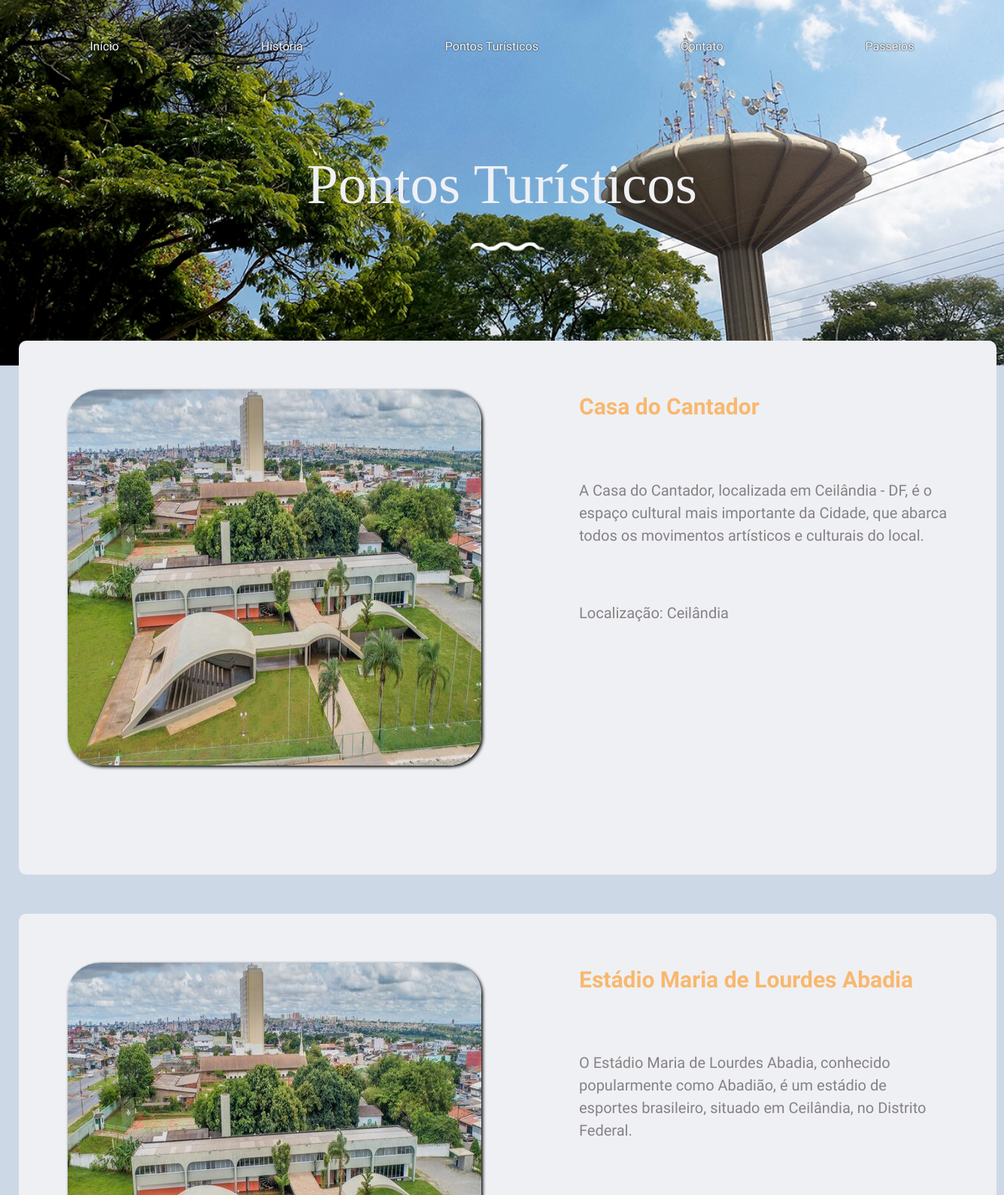
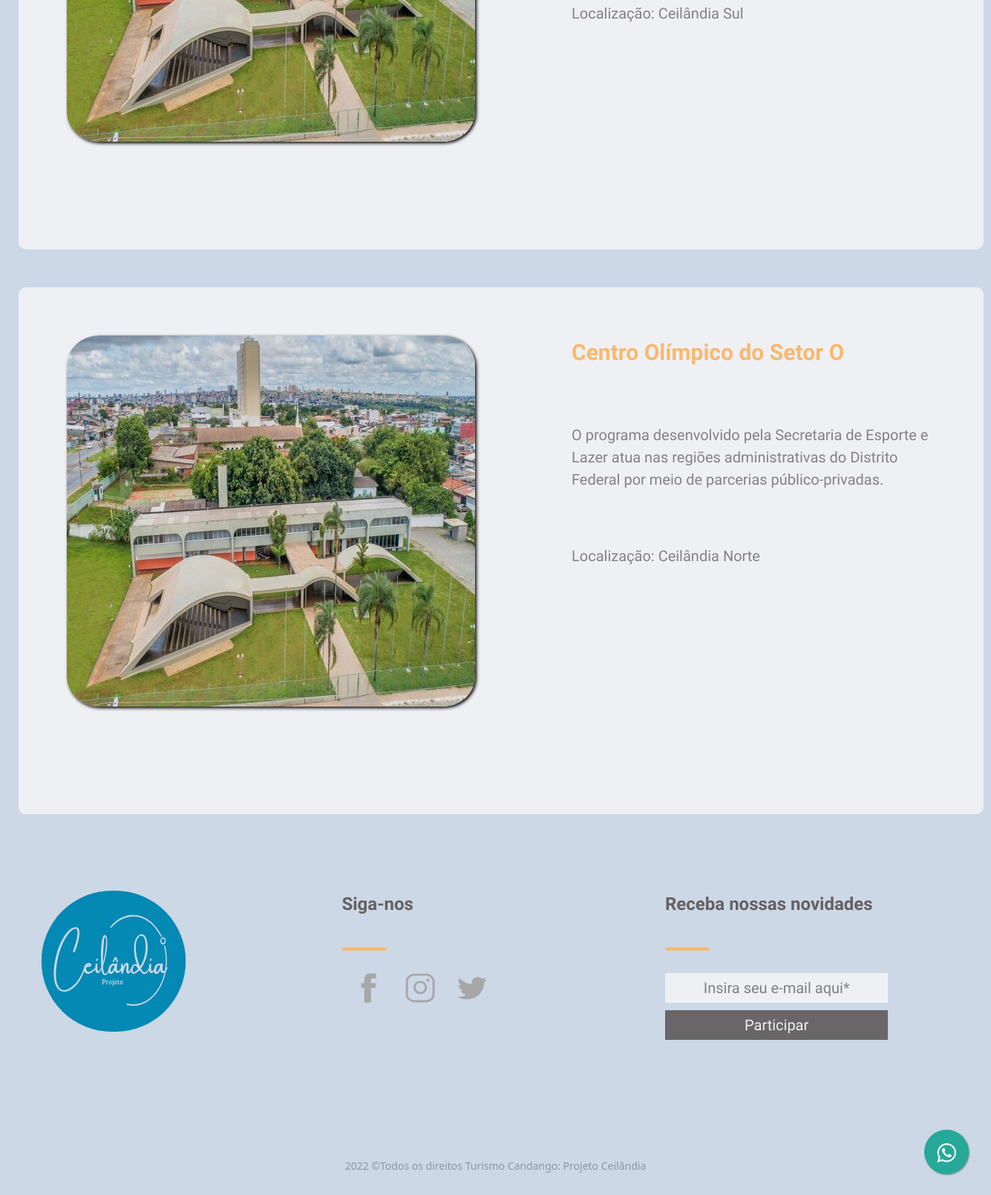
The page /VIEW/pontoturistico.php on the database its author committed (2 pictures, top to bottom).
### tables this page shows
CREATE TABLE IF NOT EXISTS `tb_eventos` (
  `ID` INT NOT NULL AUTO_INCREMENT,
  `LOCAL` VARCHAR(45) NOT NULL,
  `TITULO` VARCHAR(45) NOT NULL,
  `DESCRICAO` VARCHAR(550) NOT NULL,
  `DATA_INICIO` datetime DEFAULT NULL,
  `DATA_TERMINO` datetime DEFAULT NULL,
  `CAPACIDADE` VARCHAR(45) NOT NULL DEFAULT '1',
  `FOTO` VARCHAR(60) DEFAULT NULL,
  `ATIVO` TINYINT NOT NULL DEFAULT 0,
  PRIMARY KEY (`ID`));

### DAO/conexao/Conexao.php (called while the page is built)
<?php
abstract class Conexao {
    private static $instance;
    public static function getInstance() {
        try {
            if ( !isset( self::$instance ) ) {
                self::$instance = new PDO( 'mysql:host=127.0.0.1;dbname=turismo', 'root', '' );
                self::$instance->setAttribute( PDO::ATTR_ERRMODE, PDO::ERRMODE_EXCEPTION );
            }
            return self::$instance;
        } catch ( PDOException $e ) {
            echo $e->getMessage();
        }
    }
}

### DAO/PontoDAO.php (called while the page is built, shortened)
<?php
require_once 'conexao/Conexao.php';
class PontoDAO {
    private $pdo;
    public function __construct() {
        $this->pdo = Conexao::getInstance();
    }
    public function findAll() {
        try {
            $sql = "SELECT * FROM tb_eventos";
            $stmt = $this->pdo->prepare( $sql );
            $stmt->execute();
            $pontos = $stmt->fetchAll( PDO::FETCH_ASSOC );
            return $pontos;
        } catch ( PDOException $e ) {
            echo "Erro ao listar os pontos turísticos: ", $e->getMessage();
        }
    }
}

### VIEW/pontoturistico.php (the view, shortened to what this page needs)
<!DOCTYPE html>
<html lang="PT_br">
<head>
    <link rel="stylesheet" href="../CSS/listarponto-passeio.css">
    <link rel="stylesheet" href="../CSS/style.css">
    <link rel="stylesheet" href="../LIB/bootstrap/css/bootstrap.min.css">
    <link rel="stylesheet" href="https://maxcdn.bootstrapcdn.com/font-awesome/4.5.0/css/font-awesome.min.css" />
</head>
<body>
    <?php include('header.php') ?>
    <div class="apresentacao">
        <h1 class="titulo">Pontos Turísticos</h1>
        <img src="../ASSETS/IMAGES/onda1.png" alt="onda1">
    </div>
    <div class="container-ponto">
        <?php
        require_once '../DAO/PontoDAO.php';
        $pontoDAO = new PontoDAO();
        $pontos = $pontoDAO->findAll();
        foreach ($pontos as $ponto) {
        ?>
            <div class="box-ponto">
                <img src="../ASSETS/IMAGES/casa-cantador.jpeg" alt="" id="img-ponto">
            <?php
            echo "<div class='title_ponto'>
                        <span>{$ponto["TITULO"]}</span>";
            echo "<p class='descricao_ponto'>
                        {$ponto["DESCRICAO"]}
                    </p>";
            echo "<p class='descricao_ponto'>
                        Localização: {$ponto["LOCAL"]}
                    </p>";
            echo "</div>";
            echo "</div>";
            echo "</div>";
        }
            ?>
    <?php include('footer.php') ?>
</body>
</html>

### CSS/listarponto-passeio.css (style rules this page uses)
.box-ponto { width: 1300px; height: 100%; margin: auto; margin-top: 2%; margin-bottom: 4%; padding-bottom: 80px; background-color: #EFF0F4; display: flex; flex-direction: row; border-radius: 10px; }
#img-ponto { margin: 5%; border-radius: 8%; box-shadow: 2px 2px 4px black; height: 100%; }
.title_ponto { font-family: 'Raleway', sans-serif; font-size: 30px; margin: 5%; }
.title_ponto span { color: #F8B86E; font-weight: 600; }
.title_ponto p { margin-top: 15%; font-size: 20px; color: #666161c5; }
@media screen and (max-width: 1440px) { .container-ponto { margin-top: -4%; } }

### CSS/style.css (style rules this page uses)
html { background-image: url(../ASSETS/IMAGES/background.jpeg); background-repeat: no-repeat; background-size: 100%; padding: 25px; background-color: #CCD8E6; }
body { all: initial; }
.apresentacao { font-family: 'Raleway', sans-serif; flex-direction: column; color: #EFF0F4; display: flex; justify-content: center; align-items: center; height: 405px; font-weight: 300; font-size: 5px; }
.titulo { margin-top: 0%; font-size: 75px; font-weight: 350; font-family: Georgia, 'Times New Roman', Times, serif; }

### rows shown on the page
tb_eventos: TITULO "Casa do Cantador", DESCRICAO "A Casa do Cantador, localizada em Ceilândia - DF, é o espaço cultural mais importante da Cidade, que abarca todos os movimentos artísticos e culturais do local.", LOCAL "Ceilândia"
tb_eventos: TITULO "Estádio Maria de Lourdes Abadia", DESCRICAO "O Estádio Maria de Lourdes Abadia, conhecido popularmente como Abadião, é um estádio de esportes brasileiro, situado em Ceilândia, no Distrito Federal.", LOCAL "Ceilândia Sul"
tb_eventos: TITULO "Centro Olímpico do Setor O", DESCRICAO "O programa desenvolvido pela Secretaria de Esporte e Lazer atua nas regiões administrativas do Distrito Federal por meio de parcerias público-privadas.", LOCAL "Ceilândia Norte"
